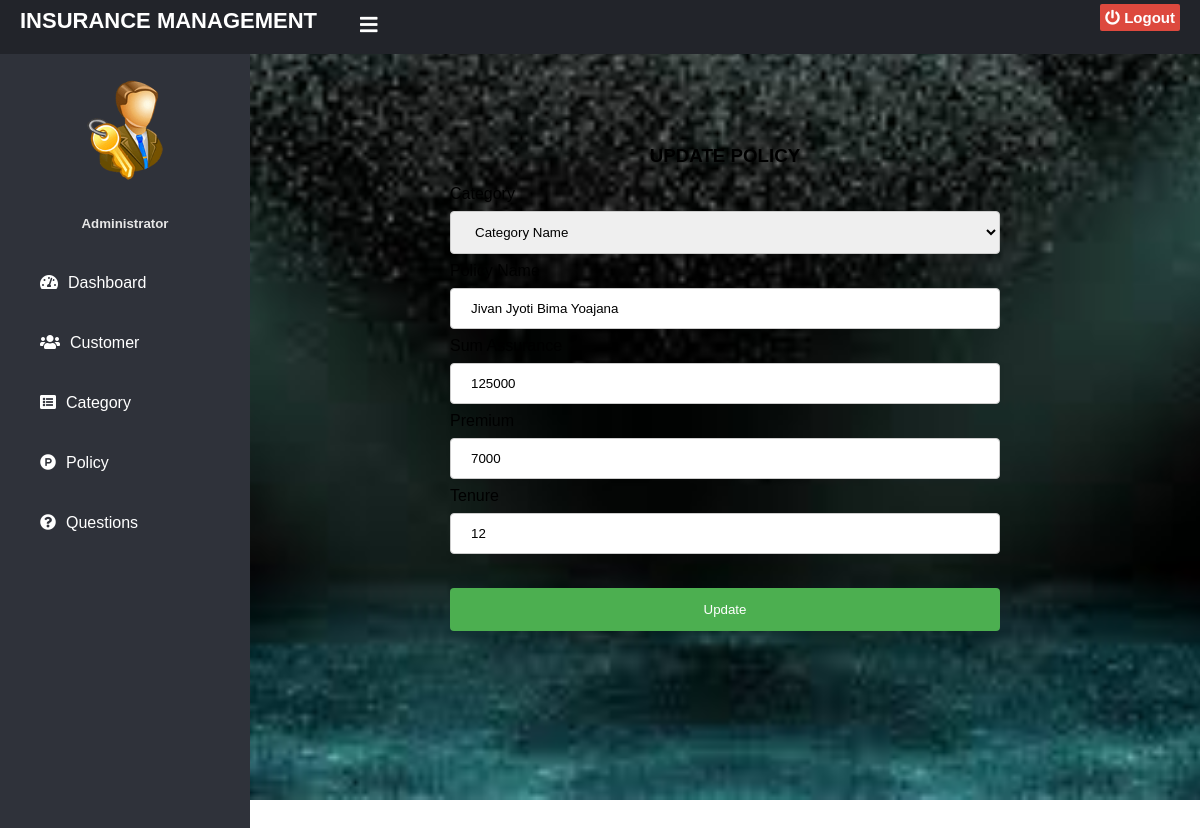
Page /update-policy/1 (signed in) on the committed database.
### insurance/models.py (models this page shows, shortened)
class Policy(models.Model):
    category= models.ForeignKey('Category', on_delete=models.CASCADE)
    policy_name=models.CharField(max_length=200)
    sum_assurance=models.PositiveIntegerField()
    premium=models.PositiveIntegerField()
    tenure=models.PositiveIntegerField()
    creation_date =models.DateField(auto_now=True)

### insurance/views.py (the view, shortened to what this page needs)
# urls.py: path('update-policy/<int:pk>', views.update_policy_view,name='update-policy'),
@login_required(login_url='adminlogin')
def update_policy_view(request,pk):
    policy = models.Policy.objects.get(id=pk)
    policyForm=forms.PolicyForm(instance=policy)
    return render(request,'insurance/update_policy.html',{'policyForm':policyForm})

### insurance/forms.py
class PolicyForm(forms.ModelForm):
    category=forms.ModelChoiceField(queryset=models.Category.objects.all(),empty_label="Category Name", to_field_name="id")
    class Meta:
        model=models.Policy
        fields=['policy_name','sum_assurance','premium','tenure']

### insurance/models.py (called while the page is built)
    def __str__(self):
        return self.category_name

### templates/insurance/update_policy.html (shortened to what this page needs)
{% extends 'insurance/adminbase.html' %}
{% load widget_tweaks %}
{% block content %}
<head>
</head>
<br><br>
<h3 style="text-align:center;">UPDATE POLICY</h3>
<div>
  <form method="post" autocomplete="off" enctype="multipart/form-data" style="margin-left:200px;margin-right:200px;">
        <label for="course_name">Category</label>
      {% render_field policyForm.category class="form-control" placeholder="Life Insurance" %}
        <label for="course_name">Policy Name</label>
      {% render_field policyForm.policy_name class="form-control" placeholder="Jeevan Surbhi" %}
     <label for="course_name">Sum Assurance</label>
      {% render_field policyForm.sum_assurance class="form-control" placeholder="100000" %}
    <label for="course_name">Premium</label>
      {% render_field policyForm.premium class="form-control" placeholder="5000" %}
          <label for="course_name">Tenure</label>
      {% render_field policyForm.tenure class="form-control" placeholder="12" %}
<br><br>
    <input type="submit" value="Update">
  </form>
</div>
<br><br><br><br><br><br><br><br>
{% endblock content %}

### templates/insurance/adminbase.html (style rules this page uses)
body { margin: 0; padding: 0; font-family: "Gill Sans", sans-serif;; }

### templates/insurance/update_policy.html (style rules this page uses)
input[type=text], select,input[type=number] ,input[type=password], textarea { width: 100%; padding: 12px 20px; margin: 8px 0; display: inline-block; border: 1px solid #ccc; border-radius: 4px; box-sizing: border-box; }
input[type=submit] { width: 100%; background-color: #4CAF50; color: white; padding: 14px 20px; margin: 8px 0; border: none; border-radius: 4px; cursor: pointer; }

### rows in the picture
Policy: category "Category Name", policy_name "Jivan Jyoti Bima Yoajana", sum_assurance "125000", premium "7000", tenure "12"
